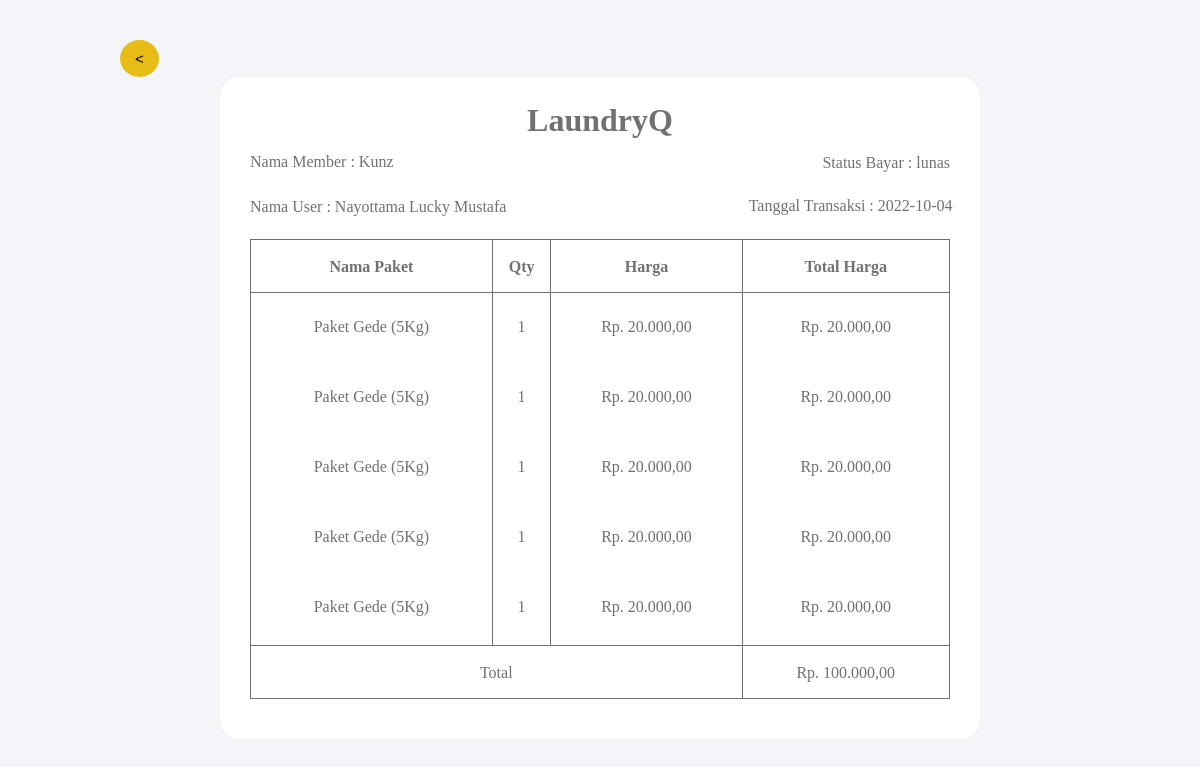
The app's page /nota.php?id_transaksi=1 with its own data.
### tables this page shows
CREATE TABLE `transaksi` (
  `id_transaksi` int(11) NOT NULL,
  `id_member` int(11) NOT NULL,
  `id_user` int(11) NOT NULL,
  `tgl_transaksi` date NOT NULL,
  `batas_waktu` date NOT NULL,
  `tgl_bayar` date NOT NULL,
  `status_bayar` enum('lunas','belum lunas') NOT NULL,
  `status_order` enum('baru','diproses','selesai','diambil') NOT NULL
);

CREATE TABLE `member` (
  `id_member` int(11) NOT NULL,
  `nama` varchar(100) NOT NULL,
  `alamat` text NOT NULL,
  `jk` enum('L','P') NOT NULL,
  `telp` varchar(20) NOT NULL,
  `kota` text NOT NULL
);

CREATE TABLE `user` (
  `id_user` int(11) NOT NULL,
  `nama` varchar(100) NOT NULL,
  `username` varchar(100) NOT NULL,
  `password` text NOT NULL,
  `role` enum('admin','kasir') NOT NULL,
  `foto` text NOT NULL
);

CREATE TABLE `paket` (
  `id_paket` int(11) NOT NULL,
  `nama_paket` varchar(100) NOT NULL,
  `harga` int(11) NOT NULL
);

CREATE TABLE `detail_transaksi` (
  `id_detail_transaksi` int(11) NOT NULL,
  `id_transaksi` int(11) NOT NULL,
  `id_paket` int(11) NOT NULL,
  `qty` int(11) NOT NULL
);

### nota.php (the view, shortened to what this page needs)
<!DOCTYPE html>
<html lang="en">
    <head>
        <link rel="stylesheet" href="css/nota.css">
    </head>
    <body>
        <?php
            include "koneksi.php";
        ?>
        <div class="main_content">
            <a href="histori.php"><button><</button></a>
            <div class="info">
                <div class="nota">
                    <h1>LaundryQ</h1>
                    <?php
                    $qry_transaksi = mysqli_query($conn, "select transaksi.*, member.nama as nama_member, user.nama as nama_user
                                                        from transaksi
                                                        join user ON user.id_user = transaksi.id_user
                                                        join member ON member.id_member = transaksi.id_member
                                                        where transaksi.id_transaksi = '".$_GET['id_transaksi']."'");
                    while ($dt_transksi = mysqli_fetch_array($qry_transaksi)) {
                        $total = 0;
                        $harga_sub = "<ol>";
                        $harga = "<ol>";
                        $qty = "<ol>";
                        $nota_paket = "<ol>";
                        $qry_paket = mysqli_query($conn,"select * from  detail_transaksi join paket on paket.id_paket=detail_transaksi.id_paket where id_transaksi = ".$dt_transksi['id_transaksi']);
                        while($dt_paket=mysqli_fetch_array($qry_paket)){
                            $subtotal = 0;
                            $subtotal += $dt_paket['harga'] * $dt_paket['qty'];
                            $qty .= "<li>".$dt_paket['qty']."</li><br>";
                            $nota_paket .= "<li>".$dt_paket['nama_paket']."</li><br>";
                            $total += $dt_paket['harga'] * $dt_paket['qty'];
                            $harga.= "<li>"."Rp. ".number_format($dt_paket['harga'], 2, ',', '.').""."</li><br>";
                            $harga_sub.= "<li>"."Rp. ".number_format($subtotal, 2, ',', '.').""."</li><br>";
                        }
                        $nota_paket .= "</ol>";
                        $qty .= "</ol>";
                        $harga .= "</ol>";
                        $harga_sub .= "</ol>";
                        ?>
                    <p id = "atas">Status Bayar&nbsp;:&nbsp;<?=$dt_transksi['status_bayar']?></p>
                    <p>Nama Member&nbsp;:&nbsp;<?=$dt_transksi['nama_member']?></p>
                    <p id = "bawah">Tanggal Transaksi&nbsp;:&nbsp;<?=$dt_transksi['tgl_transaksi']?></p>
                    <p>Nama User&nbsp;:&nbsp;<?=$dt_transksi['nama_user']?></p>
                    <table>
                        <thead>
                            <tr>
                                <th>Nama Paket</th>
                                <th>Qty</th>
                                <th>Harga</th>
                                <th>Total Harga</th>
                            </tr>
                        </thead>
                        <tbody>
                            <tr>
                                <td><?=$nota_paket?></td>
                                <td><?=$qty?></td>
                                <td><?=$harga?></td>
                                <td><?=$harga_sub?></td>
                            </tr>
                            <tr>
                                <td colspan="3">Total</td>
                                <td colspan="3">
                                    <?php
                                        echo "Rp. ".number_format($total, 2, ',', '.')."";
                                    ?>
                                </td>
                            </tr>
                        </tbody>
                    </table>
                    <?php
                    }
                ?>
                </div>
            </div>
        </div>
    </body>
</html>

### css/nota.css (style rules this page uses)
body { background-color: #f3f5f9; }
.main_content { width: 100%; margin: 0 auto; width: 960px; margin-top: 5vh; position: relative; }
.main_content .info { color: #717171; line-height: 25px; }
table, th, td { border: 1px solid; border-collapse: collapse; text-align: center; }
table { width: 100%; margin: auto; }
th, td { height: 50px; }
.main_content .info h1 { text-align: center; margin-bottom: 10px; }
.main_content .nota { background-color: #fff; border-radius: 20px; padding: 10px 30px 40px 30px; margin: 0 100px; }
.main_content .nota p { margin-bottom: 20px; }
ol, li { margin: 20px 0 0 -20px; list-style: none; text-align: center; }
button { padding: 10px 15px; border-radius: 50%; background-color: #e6bc15; border: none; font-size: 15px; }
#atas, #bawah { float: right; }
#atas { margin-top: 7px; }
#bawah { margin-right: -130px; margin-top: -1px; }

### records on screen
transaksi: status_bayar "lunas", id_member.nama "Kunz", tgl_transaksi "2022-10-04", id_user.nama "Nayottama Lucky Mustafa", paket.nama_paket "Paket Gede (5Kg) Paket Gede (5Kg) Paket Gede (5Kg) Paket Gede (5Kg) Paket Gede (5Kg)", detail_transaksi.qty "1 1 1 1 1", paket.harga "20.000,00 20.000,00 20.000,00 20.000,00 20.000,00", subtotal "20.000,00 20.000,00 20.000,00 20.000,00 20.000,00", total "100.000,00"
